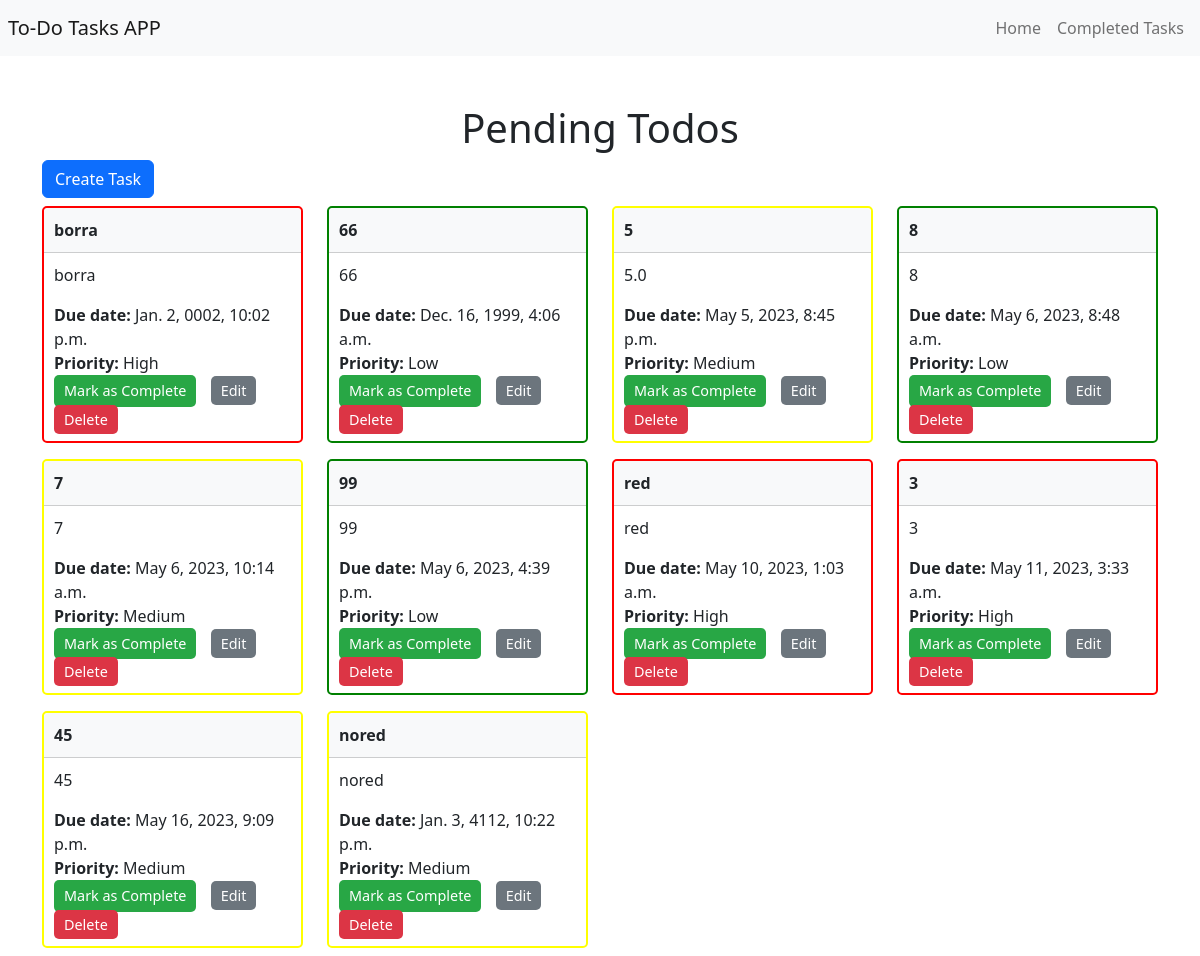
/, run on an earlier commit of the app's database.
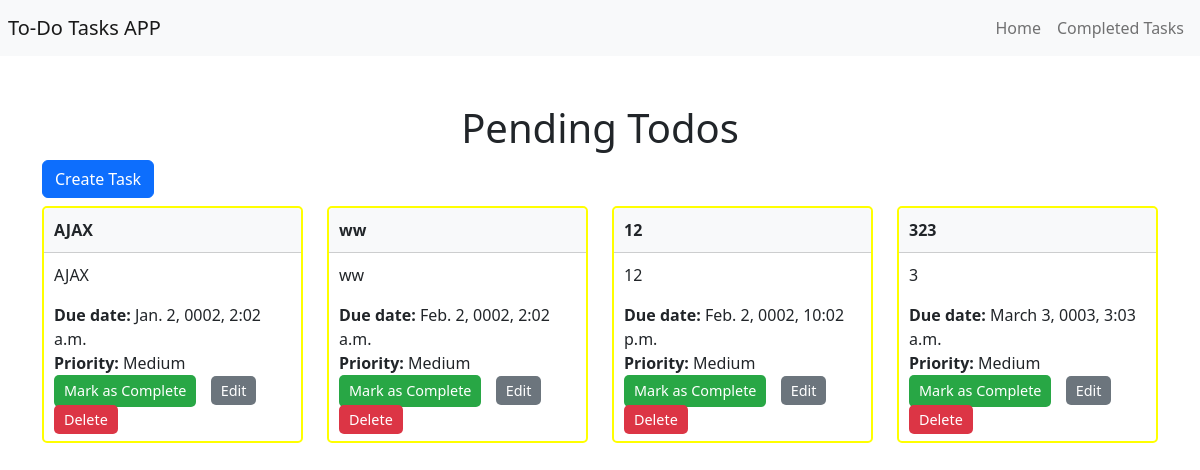
And on a later commit of the database.
### todo/models.py (models this page shows, shortened)
class Task(models.Model):
    HIGH = 'H'
    MEDIUM = 'M'
    LOW = 'L'
    PRIORITY_CHOICES = [
        (HIGH, 'High'),
        (MEDIUM, 'Medium'),
        (LOW, 'Low'),
    ]
    title = models.CharField(max_length=200)
    description = models.TextField()
    due_date = models.DateTimeField(default=timezone.now)
    priority = models.CharField(max_length=1, choices=PRIORITY_CHOICES, default=MEDIUM)
    completed = models.BooleanField(default=False)

### todo/views.py (the view)
# urls.py: path('', views.task_list, name='task_list'),
def task_list(request):
    tasks = Task.objects.filter(completed=False).order_by('due_date', 'priority')
    return render(request, 'todo/task_list.html', {'tasks': tasks})

### todo/templates/todo/task_list.html (shortened to what this page needs)
{% extends "todo/base.html" %}
{% load static %}
{% block content %}
  <h1 style="text-align:center;">Pending Todos</h1>
  <button type="button" class="btn btn-primary" data-bs-toggle="modal" data-bs-target="#createTaskModal">
    Create Task
  </button>
  <div class="row">
    {% for task in tasks %}
      <div class="col-sm-6 col-md-4 col-lg-3 my-2 ">
        <div class="card {% if task.priority == 'H' %}high-priority{% elif task.priority == 'M' %}medium-priority{% else %}low-priority{% endif %}">
        <div class="card-header">{{ task.title }}</div>
          <div class="card-body" style="padding:10px;">
            <p class="card-text">{{ task.description }}</p>
            <p class="card-text" style="margin-bottom:0;"><strong>Due date:</strong> {{ task.due_date }}</p>
            <p class="card-text" style="margin-bottom:0;"><strong>Priority:</strong> {{ task.get_priority_display }}</p>
            <form method="post" action="{% url 'todo:completed_tasks' %}" style="display:inline-block; margin-right:10px;">
              <button type="submit" style="padding:5px 10px; font-size:0.9rem; background-color:#28a745; color:#fff; border-radius:5px; border:none;" {% if task.completed %}disabled{% endif %}>Mark as Complete</button>
            </form>
            <a href="{% url 'todo:task_edit' task.id %}" style="padding:5px 10px; font-size:0.9rem; background-color:#6c757d; color:#fff; border-radius:5px; text-decoration:none; margin-right:10px;">Edit</a>
            <a href="{% url 'todo:task_delete' task.id %}" style="padding:5px 10px; font-size:0.9rem; background-color:#dc3545; color:#fff; border-radius:5px; text-decoration:none;">Delete</a>
          </div>
        </div>
      </div>
    {% empty %}
      <div class="col" style="text-align:center;">
        <p>No tasks yet.</p>
      </div>
    {% endfor %}
  </div>
{% endblock %}

What changed in the data, as far as the page shows it:
removed Task: title "borra", description "borra", due_date "Jan. 2, 0002, 10:02 p.m.", priority "High"
removed Task: title "66", description "66", due_date "Dec. 16, 1999, 4:06 a.m.", priority "Low"
removed Task: title "5", description "5.0", due_date "May 5, 2023, 8:45 p.m.", priority "Medium"
removed Task: title "8", description "8", due_date "May 6, 2023, 8:48 a.m.", priority "Low"
removed Task: title "7", description "7", due_date "May 6, 2023, 10:14 a.m.", priority "Medium"
removed Task: title "99", description "99", due_date "May 6, 2023, 4:39 p.m.", priority "Low"
removed Task: title "red", description "red", due_date "May 10, 2023, 1:03 a.m.", priority "High"
removed Task: title "3", description "3", due_date "May 11, 2023, 3:33 a.m.", priority "High"
removed Task: title "45", description "45", due_date "May 16, 2023, 9:09 p.m.", priority "Medium"
removed Task: title "nored", description "nored", due_date "Jan. 3, 4112, 10:22 p.m.", priority "Medium"
added Task: title "AJAX", description "AJAX", due_date "Jan. 2, 0002, 2:02 a.m.", priority "Medium"
added Task: title "ww", description "ww", due_date "Feb. 2, 0002, 2:02 a.m.", priority "Medium"
added Task: title "12", description "12", due_date "Feb. 2, 0002, 10:02 p.m.", priority "Medium"
added Task: title "323", description "3", due_date "March 3, 0003, 3:03 a.m.", priority "Medium"
